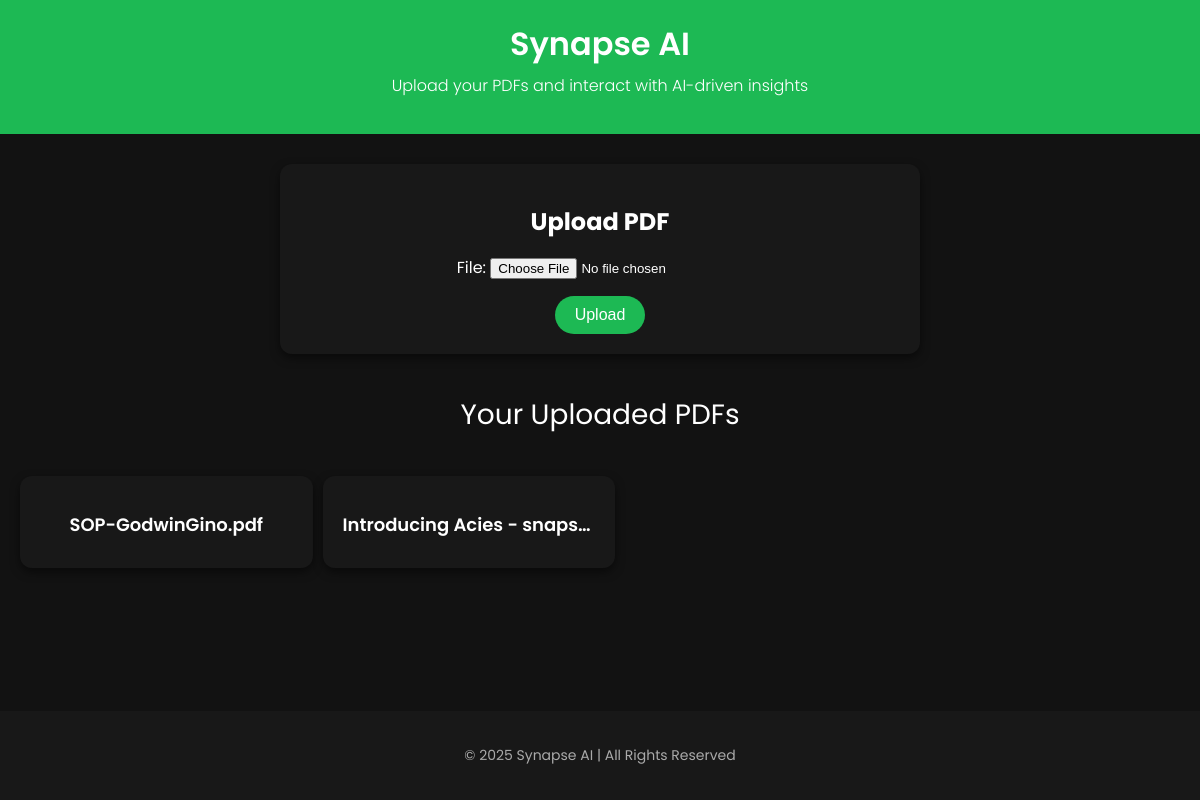
Before: / with the older database file.
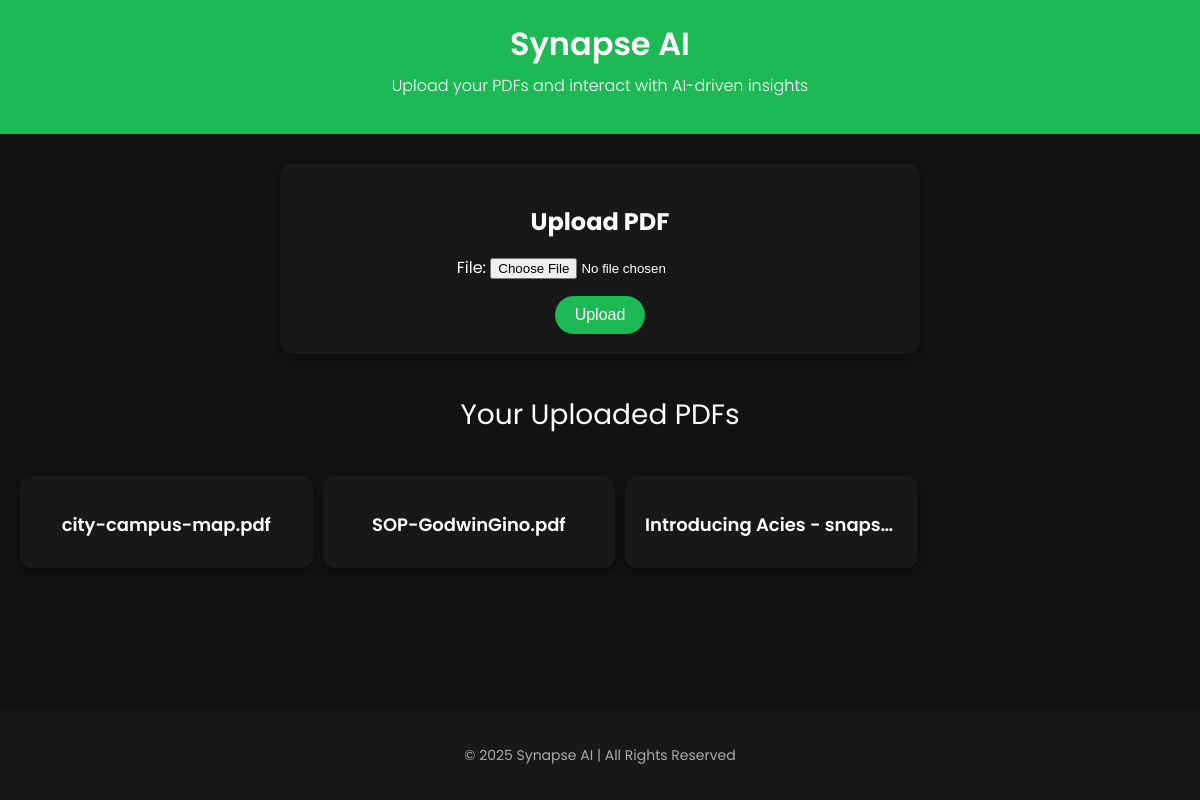
After: the same page with the newer database file.
### main/models.py (models this page shows, shortened)
class PDFDocument(models.Model):
    name = models.CharField(max_length=255)
    file = models.FileField(upload_to='pdfs/')
    uploaded_at = models.DateTimeField(auto_now_add=True)

### main/views.py (the view)
# urls.py: path('', views.home, name='home'),
def home(request):
    if request.method == 'POST':
        form = PDFUploadForm(request.POST, request.FILES)
        if form.is_valid():
            pdf = form.save(commit=False)
            pdf.name = request.FILES['file'].name
            pdf.save()
            return redirect('home')
    else:
        form = PDFUploadForm()
    documents = PDFDocument.objects.all()
    return render(request, 'home.html', {'form': form, 'documents': documents})

### main/forms.py
class PDFUploadForm(forms.ModelForm):
    class Meta:
        model = PDFDocument
        fields = ('file',)

### main/templates/home.html (shortened to what this page needs)
{% load static %}
<!DOCTYPE html>
<html lang="en">
<head>
</head>
<body>
    <header>
        <h1>Synapse AI</h1>
        <p>Upload your PDFs and interact with AI-driven insights</p>
    </header>
    <main>
        <div class="upload-form-container">
            <h2>Upload PDF</h2>
            <form method="post" enctype="multipart/form-data">
                {{ form.as_p }}
                <button type="submit">Upload</button>
            </form>
        </div>
        <h2 style="text-align: center; margin-top: 40px; font-size: 28px; font-weight: 400;">Your Uploaded PDFs</h2>
        <div class="pdf-grid">
            {% for document in documents %}
                <div class="pdf-card">
                    <a href="{% url 'pdf_detail' document.id %}">
                        <h3>{{ document.name }}</h3>
                    </a>
                </div>
            {% empty %}
                <p style="text-align: center; font-size: 16px; color: #aaa;">No PDFs uploaded yet. Start by uploading a file above.</p>
            {% endfor %}
        </div>
    </main>
    <footer>
        <p>&copy; 2025 Synapse AI | All Rights Reserved</p>
    </footer>
</body>
</html>

Changed rows visible on the page:
added PDFDocument: name "city-campus-map.pdf"
